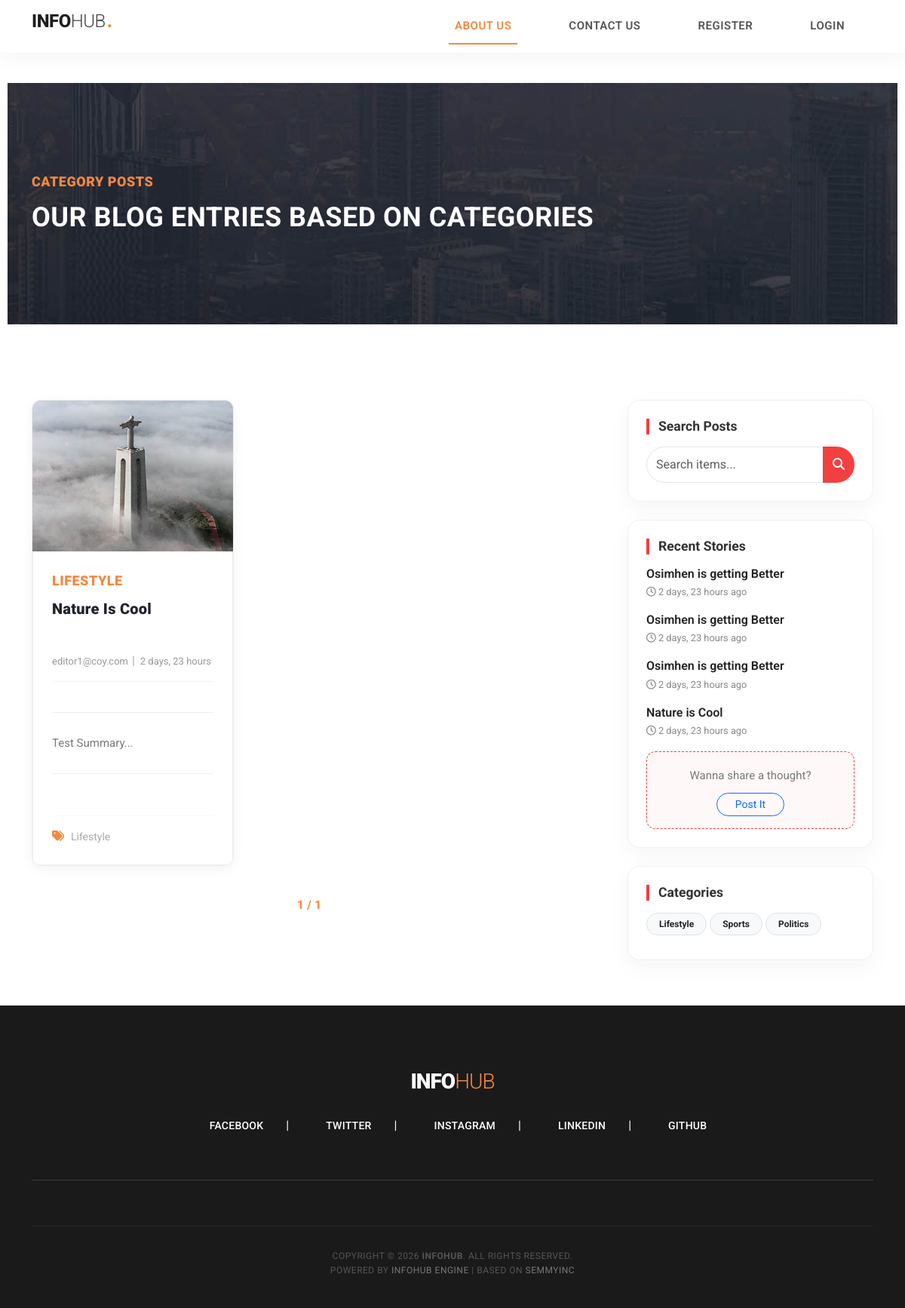
The app's page /category_posts/lifestyle-1, older data.
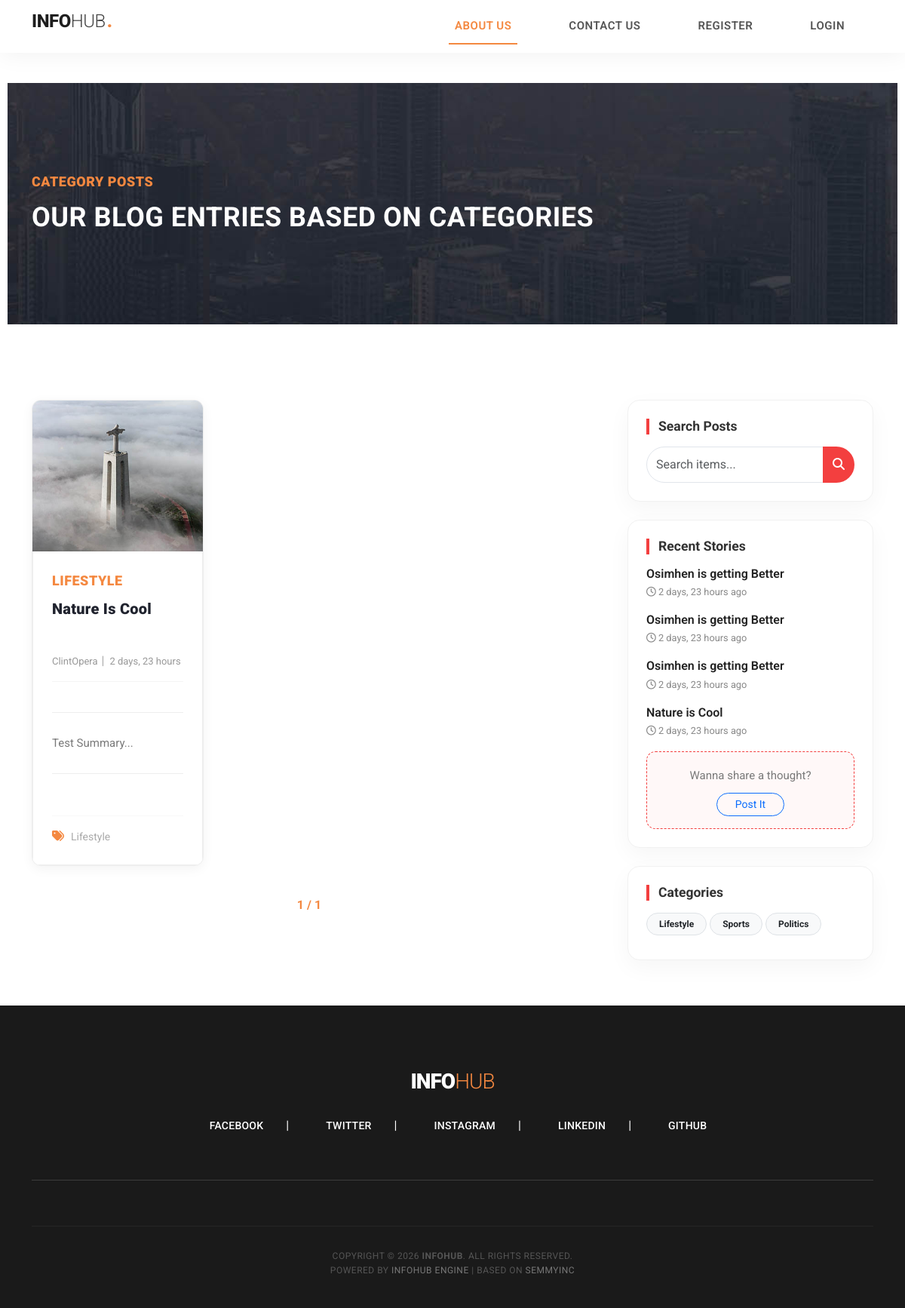
The same page, newer data.
### stories/models.py (models this page shows, shortened)
class Blog(models.Model):
    name = models.CharField(max_length=255)
    slug = models.SlugField(max_length=255, unique=True, blank=True)
    category = models.ForeignKey(Category, on_delete=models.CASCADE)
    author = models.ForeignKey(Users, on_delete=models.CASCADE)
    image = models.ImageField(upload_to='uploads/blog_image',)
    summary = models.CharField(max_length=255)
    body = models.TextField()
    status = models.CharField(max_length=50, choices=STATUS, default='draft')
    image_pg = models.ImageField(upload_to='uploads/blog_image_on_blog', blank=True, default='uploads/blog_image_on_blog/blog_default.jpg')
    is_featured = models.BooleanField(default=False)
    featured_image = models.ImageField(upload_to='uploads/featured_image', blank=True, default='uploads/featured_image/default.jpg')
    created_at = models.DateTimeField(auto_now_add=True)
    modified_at = models.DateTimeField(auto_now=True)

class Category(models.Model):
    user = models.ForeignKey(Users,on_delete=models.CASCADE, blank=True, null=True)
    name = models.CharField(max_length=50)
    slug = models.SlugField(max_length=255, unique=True, blank=True, null=True)
    created_at = models.DateTimeField(auto_now_add=True)
    modified_at = models.DateTimeField(auto_now=True)
    class Meta:
        verbose_name_plural = 'Categories'
    def __str__(self):
        return self.name

### users/models.py (models this page shows, shortened)
class Users(AbstractBaseUser, PermissionsMixin):
    first_name = models.CharField(max_length=50)
    last_name = models.CharField(max_length=50)
    username = models.CharField(max_length=50, unique=True)
    phone = models.CharField(max_length=50)
    email = models.EmailField(unique=True)
    date_joined = models.DateTimeField(auto_now_add=True)
    last_login = models.DateTimeField(auto_now_add=True)
    is_admin = models.BooleanField(default=False)
    is_staff = models.BooleanField(default=False)
    is_active = models.BooleanField(default=False)
    is_superuser = models.BooleanField(default=False)
    USERNAME_FIELD = 'email'
    REQUIRED_FIELDS = ['username', 'first_name', 'last_name']
    objects = UsersManager()
    class Meta:
        verbose_name_plural = 'Users'

### stories/views.py (the view)
# urls.py: path('category_posts/<slug:slug>', stories_views.category_posts, name='category_posts'),
def category_posts(request, slug):
    try:
        category_posts = Blog.objects.filter(category__slug=slug, status='published') #the above 2 lines of code replaced by this single line
    except Blog.DoesNotExist:
        messages.warning(request, f'Post(s) in this category is/are not available yet')
        return redirect('home')
    paginator = Paginator(category_posts, 2)
    page_number = request.GET.get('page')
    try:
        paged_category_posts = paginator.get_page(page_number)
    except PageNotAnInteger:
        paged_category_posts = paginator.get_page(1)
    except EmptyPage:
        paged_category_posts = paginator.get_page(paginator.num_pages)
    context = {'category_posts':paged_category_posts}
    return render(request, 'category_posts.html', context)

### stories/context_processors.py (called while the page is built)
def cat_func(request):
    categories = Category.objects.all()
    return dict(categories=categories)

def post_func(request):
    posts = Blog.objects.filter(status='published').order_by('-created_at') #.filter(status='published')
    return dict(posts=posts)

### templates/category_posts.html (shortened to what this page needs)
{% extends 'includes/base.html' %}
{% block content %}
{% load static %}
    <div class="heading-page header-text">
      <section class="page-heading">
        <div class="container">
          <div class="row">
            <div class="col-lg-12">
              <div class="text-content">
                <h4>Category Posts</h4>
                <h2>Our Blog Entries Based on Categories</h2>
              </div>
            </div>
          </div>
        </div>
      </section>
    </div>
    <section class="blog-posts grid-system">
      <div class="container">
        <div class="row">
          <div class="col-lg-8">
        <div class="all-blog-posts">
          <div class="row">
            {% if category_posts %}
                {% for post in category_posts %}
                    <div class="col-lg-6 d-flex align-items-stretch">
                    <div class="blog-post">
                        <div class="blog-thumb">
                          {% if post.image_pg %}
                            <img src="{{post.image_pg.url}}" alt="{{post.name}}">
                          {% else %}
                            <img src="{% static 'assets/images/blog_default.jpg' %}" alt="default">
                          {% endif %}
                        </div>
                        <div class="down-content">
                          <span>{{post.category}}</span>
                          <a href="{% url 'story' post.slug %}"><h4>{{post.name}}</h4></a>
                          <ul class="post-info">
                              <li><a href="#">{{post.author.username}}</a></li>
                              <li><a href="#">{{post.created_at|timesince}}</a></li>
                          </ul>
                          <p>{{post.summary|slice:':80'}}...</p>
                          <div class="post-options" style="margin-top:auto;">
                              <ul class="post-tags">
                                <li><i class="fa fa-tags" style="color:#f48840"></i></li>
                                <li><a href="#">{{post.category}}</a></li>
                              </ul>
                          </div>
                        </div>
                    </div>
                    </div>
                {% endfor %}
            {% else %}
                <div class="col-lg-12 text-center py-5">
                    <h3 class="text-muted">No stories found.</h3>
                    <a href="{% url 'add_story' %}" class="btn btn-orange mt-3">Create One</a>
                </div>
            {% endif %}
            <div class="col-lg-12">
              <div class="pagination">
                <span class="step-links">
                  <span class="current">{{category_posts.number}} / {{category_posts.paginator.num_pages}}</span>
                </span>
              </div>
            </div>
          </div>
        </div>
      </div>
          <div class="col-lg-4">
            {% include 'includes/sidebar.html' %}
          </div>
        </div>
      </div>
    </section>
{% endblock %}

### templates/includes/sidebar.html (shortened to what this page needs)
<div class="sidebar">
    <div class="sidebar-card mb-4">
        <div class="sidebar-heading">
            <h5 class="mb-3">Search Posts</h5>
        </div>
        <form method="post" action="{% url 'search' %}" class="search-form">
            <div class="input-group">
                <input type="text" name="keyword" class="form-control styled-input" placeholder="Search items..." autocomplete="on">
                <button class="btn btn-accent" type="submit"><i class="fa fa-search"></i></button>
            </div>
        </form>
    </div>
    <div class="sidebar-card mb-4">
        <div class="sidebar-heading">
            <h5 class="mb-3">Recent Stories</h5>
        </div>
        <div class="recent-posts-list">
            {% if posts %}
                {% for post in posts %}
                <a href="{% url 'story' post.slug %}" class="post-item d-block text-decoration-none mb-3">
                    <h6 class="post-title">{{ post.name }}</h6>
                    <small class="post-meta"><i class="far fa-clock"></i> {{ post.created_at|timesince }} ago</small>
                </a>
                {% endfor %}
            {% endif %}
            <div class="cta-box mt-3 p-3 text-center">
                <p class="mb-2">Wanna share a thought?</p>
                <a href="{% url 'add_story' %}" class="btn btn-outline-primary btn-sm rounded-pill px-4">Post It</a>
            </div>
        </div>
    </div>
    <div class="sidebar-card">
        <div class="sidebar-heading">
            <h5 class="mb-3">Categories</h5>
        </div>
        <div class="category-chips">
            {% if categories %}
                {% for category in categories %}
                <a href="{% url 'category_posts' category.slug %}" class="badge rounded-pill bg-light text-dark border p-2 px-3 mb-2 d-inline-block transition-link">
                    {{ category.name }}
                </a>
                {% endfor %}
            {% endif %}
        </div>
    </div>
</div>

Row changes from the older to the newer data that the page shows:
changed Blog "Nature Is Cool": author.username "editor1@coy.com" → "ClintOpera"
